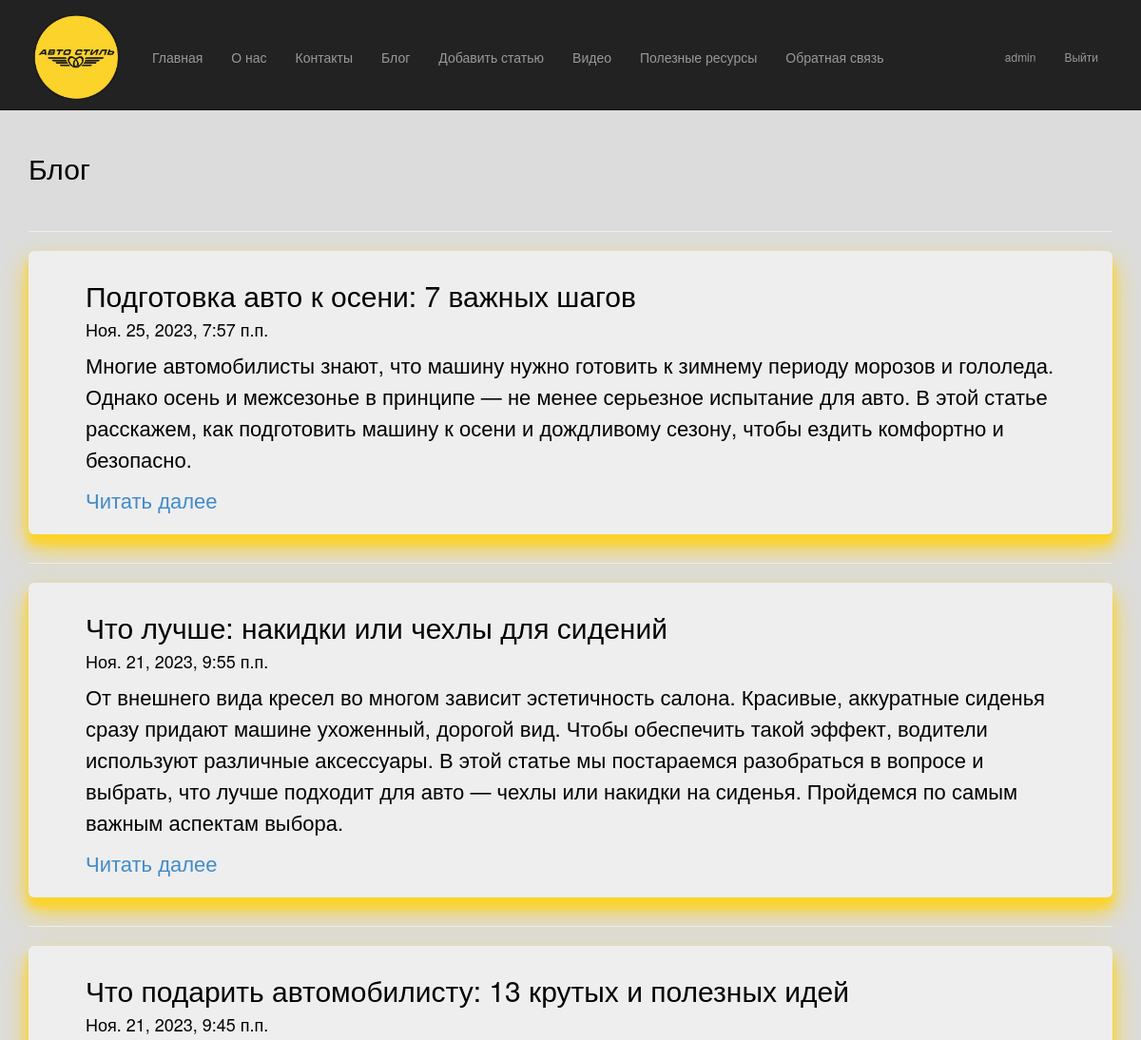
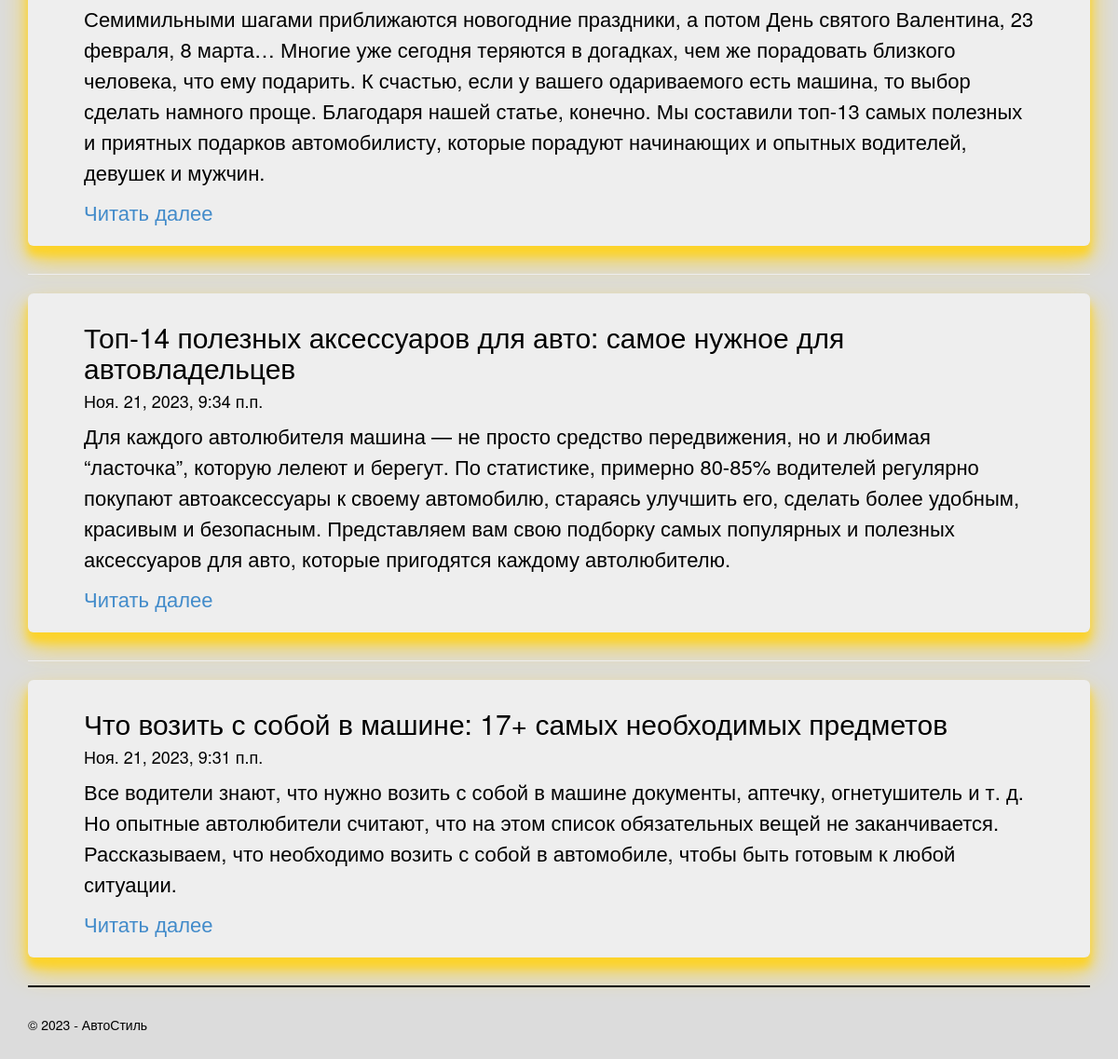
Page /blog/ (signed in) on the committed database (2 pictures, top to bottom).
### app/models.py (models this page shows, shortened)
class Blog(models.Model):
    author = models.ForeignKey(User, null=True, blank=True, on_delete = models.SET_NULL, verbose_name = "Автор")
    title = models.CharField(max_length = 100, unique_for_date = "posted", verbose_name= "Заголовок")
    description = models.TextField(verbose_name = "Краткое содержание")
    content = models.TextField(verbose_name = "Полное содержание")
    posted = models.DateTimeField(default = datetime.now(), db_index = True, verbose_name = "Опубликована")
    image = models.FileField(default = 'temp.jpg', verbose_name="Путь к картинке")
    class Meta:
        db_table = "Posts"                      # Имя таблицы для модели
        ordering = ["-posted"]                  # Порядок сортировки данных в модели ( "-" означает убывание)
        verbose_name = "статья блога"           # Имя, под которым модель будет отображаться административном разделе (для одной статьи блога)
        verbose_name_plural = "статьи блога"    # Тоже для всех статей блога

### app/views.py (the view)
# urls.py: path('blog/', views.blog, name='blog'),
def blog(request):
    assert isinstance(request, HttpRequest)
    posts = Blog.objects.all() # запрос на выбор всех статей блога из модели
    return render(
        request,
        'app/blog.html',
        {
            'title':'Блог',
            'posts': posts, # передача списка статей в шаблон веб-страницы
            'year':datetime.now().year,
        }
    )

### app/templates/app/blog.html
{% extends "app/layout.html" %}
{% block content %}
<h2>{{ title }}</h2>
<br />
{% for post in posts %}
<hr />
<div class="jumbotron">
    <h2> {{post.title}} </h2>
    <h4> {{post.posted}} </h4>
    <p> {{post.description}} </p>
    <p><a href="{% url 'blogpost' parametr=post.id %}"> Читать далее </a> </p>
</div>
{% endfor %}
{% endblock %}

### app/templates/app/loginpartial.html (shortened to what this page needs)
﻿{% if user.is_authenticated %}
<form id="logoutForm" action="/logout/" method="post" class="navbar-right">
    <ul class="nav navbar-nav navbar-right">
        <li><span class="navbar-brand">{{ user.username }}</span></li>
        <li><a href="javascript:document.getElementById('logoutForm').submit()">Выйти</a></li>
    </ul>
</form>
{% endif %}

### app/static/app/content/site.css (style rules this page uses)
body { padding-top: 120px; padding-bottom: 20px; background-color: gainsboro; }
.navbar-nav { margin-top: 35px; font-size: 14px; }
.navbar-brand { padding-bottom:0; }
.navbar-right, .navbar-right .navbar-brand { font-size: 12px; }
.jumbotron { padding: 10px; box-shadow: 0 14px 28px #FCD32B, 0 10px 10px #FCD32B; }
.jumbotron p { font-size: 22px; line-height: 150%; }
body { overflow-y: scroll; }

### rows in the picture
Blog: title "Подготовка авто к осени: 7 важных шагов", posted "Ноя. 25, 2023, 7:57 п.п.", description "Многие автомобилисты знают, что машину нужно готовить к зимнему периоду морозов и гололеда. Однако осень и межсезонье в принципе — не менее серьезное испытание для авто. В этой статье расскажем, как подготовить машину к осени и дождливому сезону, чтобы ездить комфортно и безопасно."
Blog: title "Что лучше: накидки или чехлы для сидений", posted "Ноя. 21, 2023, 9:55 п.п.", description "От внешнего вида кресел во многом зависит эстетичность салона. Красивые, аккуратные сиденья сразу придают машине ухоженный, дорогой вид. Чтобы обеспечить такой эффект, водители используют различные аксессуары. В этой статье мы постараемся разобраться в вопросе и выбрать, что лучше подходит для авто — чехлы или накидки на сиденья. Пройдемся по самым важным аспектам выбора."
Blog: title "Что подарить автомобилисту: 13 крутых и полезных идей", posted "Ноя. 21, 2023, 9:45 п.п.", description "Семимильными шагами приближаются новогодние праздники, а потом День святого Валентина, 23 февраля, 8 марта… Многие уже сегодня теряются в догадках, чем же порадовать близкого человека, что ему подарить. К счастью, если у вашего одариваемого есть машина, то выбор сделать намного проще. Благодаря нашей статье, конечно. Мы составили топ-13 самых полезных и приятных подарков автомобилисту, которые порадуют начинающих и опытных водителей, девушек и мужчин."
Blog: title "Топ-14 полезных аксессуаров для авто: самое нужное для автовладельцев", posted "Ноя. 21, 2023, 9:34 п.п.", description "Для каждого автолюбителя машина — не просто средство передвижения, но и любимая “ласточка”, которую лелеют и берегут. По статистике, примерно 80-85% водителей регулярно покупают автоаксессуары к своему автомобилю, стараясь улучшить его, сделать более удобным, красивым и безопасным. Представляем вам свою подборку самых популярных и полезных аксессуаров для авто, которые пригодятся каждому автолюбителю."
Blog: title "Что возить с собой в машине: 17+ самых необходимых предметов", posted "Ноя. 21, 2023, 9:31 п.п.", description "Все водители знают, что нужно возить с собой в машине документы, аптечку, огнетушитель и т. д. Но опытные автолюбители считают, что на этом список обязательных вещей не заканчивается. Рассказываем, что необходимо возить с собой в автомобиле, чтобы быть готовым к любой ситуации."

### other values in the picture
{{ user.username }} "admin"
{{ title }} "Блог"
